Frame 1 (no input): blank canvas, image omitted
Frame 60 (no input): blank canvas, image omitted
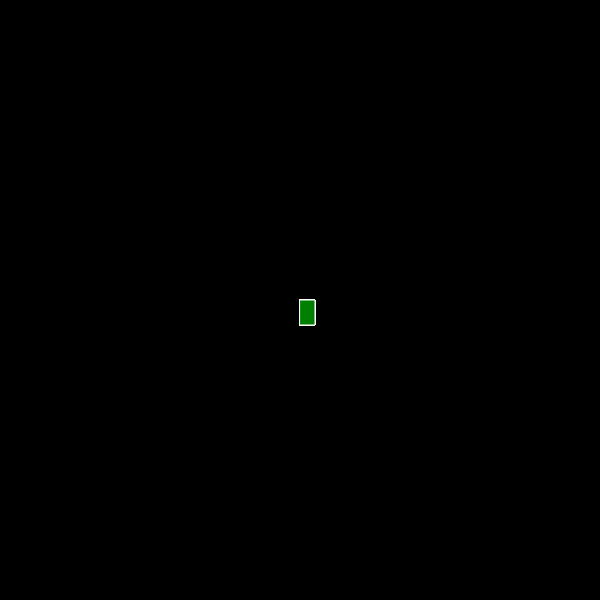
Frame 120 (the mouse pressed at the canvas centre since frame 60)

The p5.js sketch whose frames 1 and 60 were blank and that drew this single picture after the mouse press (run headless with seeded random() and noise() and a simulated clock; from frame 60 on, the mouse is pressed at the canvas centre):

// p5.js sketch
// ── sketch.js
function setup() {
    createCanvas(600, 600);
    background ("black");
  }
  
  function draw(){
    
    stroke ("white");
    fill("green");
  
    if(mouseIsPressed){
      rect(mouseX, mouseY, 15, 25);
    }
      
  }
